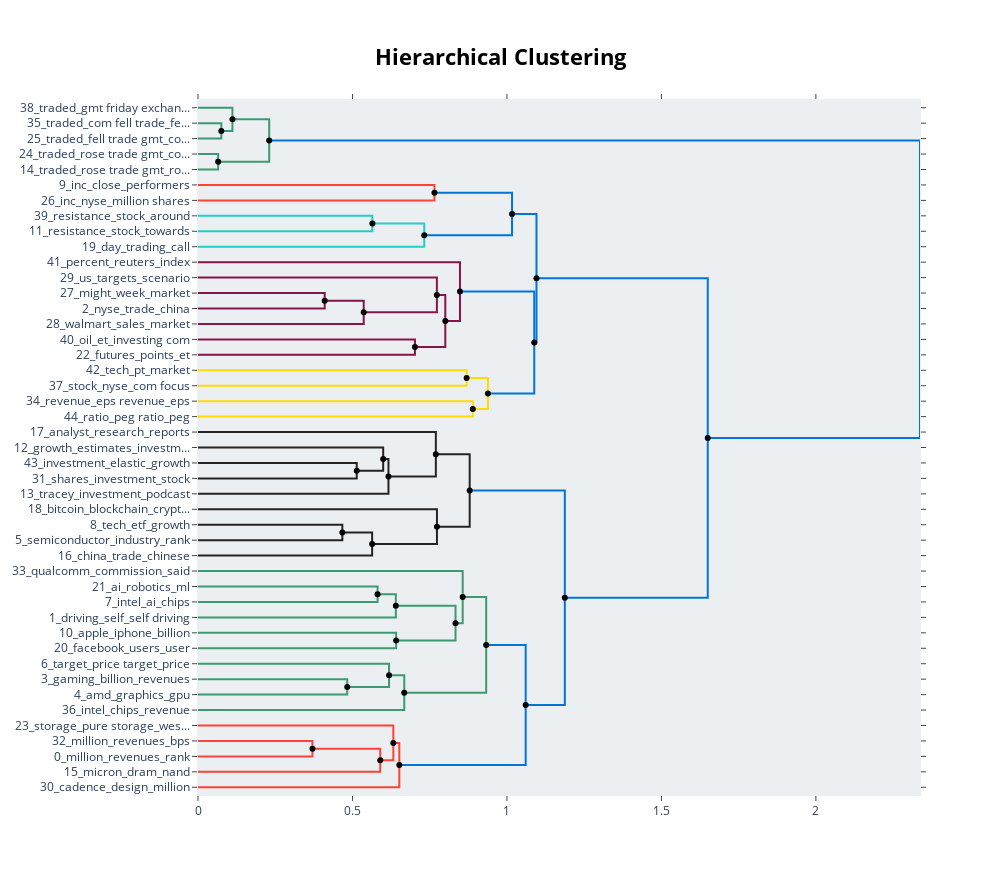

The cell this chart's notebook holds for it:
### Code cell
hierarchical_topics = default_topic_model.hierarchical_topics(df_news['content'])
default_topic_model.visualize_hierarchy(hierarchical_topics=hierarchical_topics)

### Figure 1 — Plotly figure (JSON) as saved in the notebook; plotly's stock layout.template omitted (floating-point values rounded to 4 significant figures)
{"data": [{"hoverinfo": "text", "marker": {"color": "rgb(61,153,112)"}, "mode": "lines", "text": ["traded_com fell trade_fell trade gmt_com fell_investing com fell", "", "", "traded_fell trade gmt_com fell trade_investing com fell_com fell"], "type": "scatter", "x": [0, 0.07549, 0.07549, 0], "xaxis": "x", "y": [-15, -15, -25, -25], "yaxis": "y"}, {"hoverinfo": "text", "marker": {"color": "rgb(61,153,112)"}, "mode": "lines", "text": ["traded_gmt friday exchange_friday exchange volume_friday exchange_trade gmt friday", "", "", "traded_fell trade gmt_com fell trade_investing com fell_com fell"], "type": "scatter", "x": [0, 0.1115, 0.1115, 0.07549], "xaxis": "x", "y": [-5, -5, -20, -20], "yaxis": "y"}, {"hoverinfo": "text", "marker": {"color": "rgb(61,153,112)"}, "mode": "lines", "text": ["traded_rose trade gmt_com rose trade_investing com rose_com rose", "", "", "traded_rose trade gmt_rose trade_com rose trade_investing com rose"], "type": "scatter", "x": [0, 0.06524, 0.06524, 0], "xaxis": "x", "y": [-35, -35, -45, -45], "yaxis": "y"}, {"hoverinfo": "text", "marker": {"color": "rgb(61,153,112)"}, "mode": "lines", "text": ["traded_fell trade gmt_com fell trade_investing com fell_com fell", "", "", "traded_rose trade gmt_rose trade_com rose trade_com rose"], "type": "scatter", "x": [0.1115, 0.2305, 0.2305, 0.06524], "xaxis": "x", "y": [-12.5, -12.5, -40, -40], "yaxis": "y"}, {"hoverinfo": "text", "marker": {"color": "rgb(255,65,54)"}, "mode": "lines", "text": ["inc_close_performers_nyse_rose", "", "", "inc_nyse_million shares_inc nyse_corporation"], "type": "scatter", "x": [0, 0.7653, 0.7653, 0], "xaxis": "x", "y": [-55, -55, -65, -65], "yaxis": "y"}, {"hoverinfo": "text", "marker": {"color": "rgb(35,205,205)"}, "mode": "lines", "text": ["resistance_stock_around_futures_level", "", "", "resistance_stock_towards_around_break"], "type": "scatter", "x": [0, 0.5644, 0.5644, 0], "xaxis": "x", "y": [-75, -75, -85, -85], "yaxis": "y"}, {"hoverinfo": "text", "marker": {"color": "rgb(35,205,205)"}, "mode": "lines", "text": ["resistance_stock_around_towards_higher", "", "", "day_trading_call_support_short"], "type": "scatter", "x": [0.5644, 0.7324, 0.7324, 0], "xaxis": "x", "y": [-80, -80, -95, -95], "yaxis": "y"}, {"hoverinfo": "text", "marker": {"color": "rgb(0,116,217)"}, "mode": "lines", "text": ["inc_nyse_close_performers_rose", "", "", "day_trading_resistance_stock_support"], "type": "scatter", "x": [0.7653, 1.016, 1.016, 0.7324], "xaxis": "x", "y": [-60, -60, -87.5, -87.5], "yaxis": "y"}, {"hoverinfo": "text", "marker": {"color": "rgb(133,20,75)"}, "mode": "lines", "text": ["might_week_market_could_last", "", "", "nyse_trade_china_week_fed"], "type": "scatter", "x": [0, 0.4101, 0.4101, 0], "xaxis": "x", "y": [-125, -125, -135, -135], "yaxis": "y"}, {"hoverinfo": "text", "marker": {"color": "rgb(133,20,75)"}, "mode": "lines", "text": ["nyse_week_trade_fed_market", "", "", "walmart_sales_market_investors_results"], "type": "scatter", "x": [0.4101, 0.5364, 0.5364, 0], "xaxis": "x", "y": [-130, -130, -145, -145], "yaxis": "y"}, {"hoverinfo": "text", "marker": {"color": "rgb(133,20,75)"}, "mode": "lines", "text": ["us_targets_scenario_oil_dollar", "", "", "nyse_week_trade_market_fed"], "type": "scatter", "x": [0, 0.7732, 0.7732, 0.5364], "xaxis": "x", "y": [-115, -115, -137.5, -137.5], "yaxis": "y"}, {"hoverinfo": "text", "marker": {"color": "rgb(133,20,75)"}, "mode": "lines", "text": ["oil_et_investing com_data_futures", "", "", "futures_points_et_trade_et gmt"], "type": "scatter", "x": [0, 0.7022, 0.7022, 0], "xaxis": "x", "y": [-155, -155, -165, -165], "yaxis": "y"}, {"hoverinfo": "text", "marker": {"color": "rgb(133,20,75)"}, "mode": "lines", "text": ["nyse_week_trade_market_fed", "", "", "futures_et_points_et gmt_oil"], "type": "scatter", "x": [0.7732, 0.8004, 0.8004, 0.7022], "xaxis": "x", "y": [-126.2, -126.2, -160, -160], "yaxis": "y"}, {"hoverinfo": "text", "marker": {"color": "rgb(133,20,75)"}, "mode": "lines", "text": ["percent_reuters_index_rose percent_said", "", "", "nyse_trade_week_market_fed"], "type": "scatter", "x": [0, 0.8479, 0.8479, 0.8004], "xaxis": "x", "y": [-105, -105, -143.1, -143.1], "yaxis": "y"}, {"hoverinfo": "text", "marker": {"color": "rgb(255,220,0)"}, "mode": "lines", "text": ["tech_pt_market_bull_amazon amzn", "", "", "stock_nyse_com focus_investing com focus_stock rose"], "type": "scatter", "x": [0, 0.8696, 0.8696, 0], "xaxis": "x", "y": [-175, -175, -185, -185], "yaxis": "y"}, {"hoverinfo": "text", "marker": {"color": "rgb(255,220,0)"}, "mode": "lines", "text": ["revenue_eps revenue_eps_investing com_com", "", "", "ratio_peg ratio_peg_value_rank"], "type": "scatter", "x": [0, 0.8896, 0.8896, 0], "xaxis": "x", "y": [-195, -195, -205, -205], "yaxis": "y"}, {"hoverinfo": "text", "marker": {"color": "rgb(255,220,0)"}, "mode": "lines", "text": ["stock_nyse_investing com_investing com focus_com focus", "", "", "revenue_ratio_eps revenue_eps_peg ratio"], "type": "scatter", "x": [0.8696, 0.9384, 0.9384, 0.8896], "xaxis": "x", "y": [-180, -180, -200, -200], "yaxis": "y"}, {"hoverinfo": "text", "marker": {"color": "rgb(0,116,217)"}, "mode": "lines", "text": ["nyse_week_trade_market_china", "", "", "stock_revenue_ratio_com_eps revenue"], "type": "scatter", "x": [0.8479, 1.088, 1.088, 0.9384], "xaxis": "x", "y": [-124.1, -124.1, -190, -190], "yaxis": "y"}, {"hoverinfo": "text", "marker": {"color": "rgb(0,116,217)"}, "mode": "lines", "text": ["inc_nyse_close_day_performers", "", "", "nyse_trade_week_market_china"], "type": "scatter", "x": [1.016, 1.096, 1.096, 1.088], "xaxis": "x", "y": [-73.75, -73.75, -157.0, -157.0], "yaxis": "y"}, {"hoverinfo": "text", "marker": {"color": "rgb(40,35,35)"}, "mode": "lines", "text": ["investment_elastic_growth_consensus_revenue", "", "", "shares_investment_stock_years_companies"], "type": "scatter", "x": [0, 0.5138, 0.5138, 0], "xaxis": "x", "y": [-235, -235, -245, -245], "yaxis": "y"}, {"hoverinfo": "text", "marker": {"color": "rgb(40,35,35)"}, "mode": "lines", "text": ["growth_estimates_investment_eps_research", "", "", "investment_growth_stock_shares_last"], "type": "scatter", "x": [0, 0.5994, 0.5994, 0.5138], "xaxis": "x", "y": [-225, -225, -240, -240], "yaxis": "y"}, {"hoverinfo": "text", "marker": {"color": "rgb(40,35,35)"}, "mode": "lines", "text": ["growth_investment_estimates_research_stock", "", "", "tracey_investment_podcast_stock_value"], "type": "scatter", "x": [0.5994, 0.6165, 0.6165, 0], "xaxis": "x", "y": [-232.5, -232.5, -255, -255], "yaxis": "y"}, {"hoverinfo": "text", "marker": {"color": "rgb(40,35,35)"}, "mode": "lines", "text": ["analyst_research_reports_growth_analyst believes", "", "", "investment_growth_stock_research_estimates"], "type": "scatter", "x": [0, 0.7699, 0.7699, 0.6165], "xaxis": "x", "y": [-215, -215, -243.8, -243.8], "yaxis": "y"}, {"hoverinfo": "text", "marker": {"color": "rgb(40,35,35)"}, "mode": "lines", "text": ["tech_etf_growth_technology_sector", "", "", "semiconductor_industry_rank_growth_etf"], "type": "scatter", "x": [0, 0.4672, 0.4672, 0], "xaxis": "x", "y": [-275, -275, -285, -285], "yaxis": "y"}, {"hoverinfo": "text", "marker": {"color": "rgb(40,35,35)"}, "mode": "lines", "text": ["semiconductor_etf_growth_industry_rank", "", "", "china_trade_chinese_trump_tariffs"], "type": "scatter", "x": [0.4672, 0.5636, 0.5636, 0], "xaxis": "x", "y": [-280, -280, -295, -295], "yaxis": "y"}, {"hoverinfo": "text", "marker": {"color": "rgb(40,35,35)"}, "mode": "lines", "text": ["bitcoin_blockchain_cryptocurrency_etf_digital", "", "", "semiconductor_china_etf_growth_industry"], "type": "scatter", "x": [0, 0.7734, 0.7734, 0.5636], "xaxis": "x", "y": [-265, -265, -287.5, -287.5], "yaxis": "y"}, {"hoverinfo": "text", "marker": {"color": "rgb(40,35,35)"}, "mode": "lines", "text": ["growth_investment_analyst_research_stock", "", "", "semiconductor_china_etf_bitcoin_technology"], "type": "scatter", "x": [0.7699, 0.8794, 0.8794, 0.7734], "xaxis": "x", "y": [-229.4, -229.4, -276.2, -276.2], "yaxis": "y"}, {"hoverinfo": "text", "marker": {"color": "rgb(61,153,112)"}, "mode": "lines", "text": ["ai_robotics_ml_learning_technology", "", "", "intel_ai_chips_data_cloud"], "type": "scatter", "x": [0, 0.5813, 0.5813, 0], "xaxis": "x", "y": [-315, -315, -325, -325], "yaxis": "y"}, {"hoverinfo": "text", "marker": {"color": "rgb(61,153,112)"}, "mode": "lines", "text": ["ai_intel_data_technology_learning", "", "", "driving_self_self driving_autonomous_vehicles"], "type": "scatter", "x": [0.5813, 0.6403, 0.6403, 0], "xaxis": "x", "y": [-320, -320, -335, -335], "yaxis": "y"}, {"hoverinfo": "text", "marker": {"color": "rgb(61,153,112)"}, "mode": "lines", "text": ["apple_iphone_billion_services_market", "", "", "facebook_users_user_ad_platform"], "type": "scatter", "x": [0, 0.6413, 0.6413, 0], "xaxis": "x", "y": [-345, -345, -355, -355], "yaxis": "y"}, {"hoverinfo": "text", "marker": {"color": "rgb(61,153,112)"}, "mode": "lines", "text": ["driving_self_self driving_autonomous_ai", "", "", "apple_facebook_iphone_users_billion"], "type": "scatter", "x": [0.6403, 0.8336, 0.8336, 0.6413], "xaxis": "x", "y": [-327.5, -327.5, -350, -350], "yaxis": "y"}, {"hoverinfo": "text", "marker": {"color": "rgb(61,153,112)"}, "mode": "lines", "text": ["qualcomm_commission_said_antitrust_eu", "", "", "driving_self_self driving_ai_autonomous"], "type": "scatter", "x": [0, 0.8568, 0.8568, 0.8336], "xaxis": "x", "y": [-305, -305, -338.8, -338.8], "yaxis": "y"}, {"hoverinfo": "text", "marker": {"color": "rgb(61,153,112)"}, "mode": "lines", "text": ["gaming_billion_revenues_million_games", "", "", "amd_graphics_gpu_radeon_market"], "type": "scatter", "x": [0, 0.483, 0.483, 0], "xaxis": "x", "y": [-375, -375, -385, -385], "yaxis": "y"}, {"hoverinfo": "text", "marker": {"color": "rgb(61,153,112)"}, "mode": "lines", "text": ["target_price target_price_shares_gaming", "", "", "amd_gaming_gpu_graphics_billion"], "type": "scatter", "x": [0, 0.6184, 0.6184, 0.483], "xaxis": "x", "y": [-365, -365, -380, -380], "yaxis": "y"}, {"hoverinfo": "text", "marker": {"color": "rgb(61,153,112)"}, "mode": "lines", "text": ["amd_gaming_graphics_gpu_billion", "", "", "intel_chips_revenue_data_demand"], "type": "scatter", "x": [0.6184, 0.6676, 0.6676, 0], "xaxis": "x", "y": [-372.5, -372.5, -395, -395], "yaxis": "y"}, {"hoverinfo": "text", "marker": {"color": "rgb(61,153,112)"}, "mode": "lines", "text": ["driving_self_self driving_ai_autonomous", "", "", "amd_gaming_graphics_billion_gpu"], "type": "scatter", "x": [0.8568, 0.9328, 0.9328, 0.6676], "xaxis": "x", "y": [-321.9, -321.9, -383.8, -383.8], "yaxis": "y"}, {"hoverinfo": "text", "marker": {"color": "rgb(255,65,54)"}, "mode": "lines", "text": ["million_revenues_bps_sequentially_cash", "", "", "million_revenues_rank_consensus_cents"], "type": "scatter", "x": [0, 0.3705, 0.3705, 0], "xaxis": "x", "y": [-415, -415, -425, -425], "yaxis": "y"}, {"hoverinfo": "text", "marker": {"color": "rgb(255,65,54)"}, "mode": "lines", "text": ["million_revenues_rank_consensus_cents", "", "", "micron_dram_nand_fiscal_billion"], "type": "scatter", "x": [0.3705, 0.5898, 0.5898, 0], "xaxis": "x", "y": [-420, -420, -435, -435], "yaxis": "y"}, {"hoverinfo": "text", "marker": {"color": "rgb(255,65,54)"}, "mode": "lines", "text": ["storage_pure storage_western_pure_digital", "", "", "million_revenues_rank_estimate_consensus"], "type": "scatter", "x": [0, 0.6322, 0.6322, 0.5898], "xaxis": "x", "y": [-405, -405, -427.5, -427.5], "yaxis": "y"}, {"hoverinfo": "text", "marker": {"color": "rgb(255,65,54)"}, "mode": "lines", "text": ["million_revenues_estimate_consensus_rank", "", "", "cadence_design_million_ip_verification"], "type": "scatter", "x": [0.6322, 0.6516, 0.6516, 0], "xaxis": "x", "y": [-416.2, -416.2, -445, -445], "yaxis": "y"}, {"hoverinfo": "text", "marker": {"color": "rgb(0,116,217)"}, "mode": "lines", "text": ["amd_driving_billion_gaming_intel", "", "", "million_revenues_consensus_estimate_rank"], "type": "scatter", "x": [0.9328, 1.061, 1.061, 0.6516], "xaxis": "x", "y": [-352.8, -352.8, -430.6, -430.6], "yaxis": "y"}, {"hoverinfo": "text", "marker": {"color": "rgb(0,116,217)"}, "mode": "lines", "text": ["growth_investment_semiconductor_stock_market", "", "", "million_billion_revenues_growth_rank"], "type": "scatter", "x": [0.8794, 1.187, 1.187, 1.061], "xaxis": "x", "y": [-252.8, -252.8, -391.7, -391.7], "yaxis": "y"}, {"hoverinfo": "text", "marker": {"color": "rgb(0,116,217)"}, "mode": "lines", "text": ["nyse_trade_week_inc_index", "", "", "growth_billion_market_million_rank"], "type": "scatter", "x": [1.096, 1.65, 1.65, 1.187], "xaxis": "x", "y": [-115.4, -115.4, -322.3, -322.3], "yaxis": "y"}, {"hoverinfo": "text", "marker": {"color": "rgb(0,116,217)"}, "mode": "lines", "text": ["traded_stock traded highest_session traded_traded since start_traded range day", "", "", "market_growth_stock_nyse_also"], "type": "scatter", "x": [0.2305, 2.337, 2.337, 1.65], "xaxis": "x", "y": [-26.25, -26.25, -218.8, -218.8], "yaxis": "y"}, {"hoverinfo": "text", "hovertext": ["traded_fell trade gmt_com fell trade_investing com fell_com fell", "resistance_stock_around_towards_higher", "inc_nyse_close_performers_rose", "nyse_week_trade_fed_market", "nyse_week_trade_market_fed", "stock_nyse_investing com_investing com focus_com focus", "nyse_week_trade_market_china", "inc_nyse_close_day_performers", "growth_investment_estimates_research_stock", "semiconductor_etf_growth_industry_rank", "growth_investment_analyst_research_stock", "ai_intel_data_technology_learning", "driving_self_self driving_autonomous_ai", "amd_gaming_graphics_gpu_billion", "driving_self_self driving_ai_autonomous", "million_revenues_rank_consensus_cents", "million_revenues_estimate_consensus_rank", "amd_driving_billion_gaming_intel", "growth_investment_semiconductor_stock_market", "nyse_trade_week_inc_index", "traded_stock traded highest_session traded_traded since start_traded range day"], "marker": {"color": "black"}, "mode": "markers", "showlegend": false, "type": "scatter", "x": [0.1115, 0.5644, 0.7653, 0.4101, 0.7732, 0.8696, 0.8479, 1.016, 0.5994, 0.4672, 0.7699, 0.5813, 0.6403, 0.6184, 0.8568, 0.3705, 0.6322, 0.9328, 0.8794, 1.096, 0.2305], "y": [-12.5, -80, -60, -130, -126.2, -180, -124.1, -73.75, -232.5, -280, -229.4, -320, -327.5, -372.5, -321.9, -420, -416.2, -352.8, -252.8, -115.4, -26.25]}, {"hoverinfo": "text", "hovertext": ["traded_fell trade gmt_com fell trade_investing com fell_com fell", "traded_rose trade gmt_rose trade_com rose trade_com rose", "day_trading_resistance_stock_support", "nyse_week_trade_market_fed", "futures_et_points_et gmt_oil", "nyse_trade_week_market_fed", "revenue_ratio_eps revenue_eps_peg ratio", "stock_revenue_ratio_com_eps revenue", "nyse_trade_week_market_china", "investment_growth_stock_shares_last", "investment_growth_stock_research_estimates", "semiconductor_china_etf_growth_industry", "semiconductor_china_etf_bitcoin_technology", "apple_facebook_iphone_users_billion", "driving_self_self driving_ai_autonomous", "amd_gaming_gpu_graphics_billion", "amd_gaming_graphics_billion_gpu", "million_revenues_rank_estimate_consensus", "million_revenues_consensus_estimate_rank", "million_billion_revenues_growth_rank", "growth_billion_market_million_rank", "market_growth_stock_nyse_also"], "marker": {"color": "black"}, "mode": "markers", "showlegend": false, "type": "scatter", "x": [0.07549, 0.06524, 0.7324, 0.5364, 0.7022, 0.8004, 0.8896, 0.9384, 1.088, 0.5138, 0.6165, 0.5636, 0.7734, 0.6413, 0.8336, 0.483, 0.6676, 0.5898, 0.6516, 1.061, 1.187, 1.65], "y": [-20, -40, -87.5, -137.5, -160, -143.1, -200, -190, -157.0, -240, -243.8, -287.5, -276.2, -350, -338.8, -380, -383.8, -427.5, -430.6, -391.7, -322.3, -218.8]}], "layout": {"autosize": false, "height": 875, "hoverlabel": {"bgcolor": "white", "font": {"family": "Rockwell", "size": 16}}, "hovermode": "closest", "plot_bgcolor": "#ECEFF1", "showlegend": false, "title": {"font": {"color": "Black", "size": 22}, "text": "<b>Hierarchical Clustering</b>", "x": 0.5, "xanchor": "center", "yanchor": "top"}, "width": 1000, "xaxis": {"mirror": "allticks", "rangemode": "tozero", "showgrid": false, "showline": true, "showticklabels": true, "ticks": "outside", "type": "linear", "zeroline": false}, "yaxis": {"mirror": "allticks", "range": [-450, 0], "rangemode": "tozero", "showgrid": false, "showline": true, "showticklabels": true, "tickmode": "array", "ticks": "outside", "ticktext": ["38_traded_gmt friday exchan...", "35_traded_com fell trade_fe...", "25_traded_fell trade gmt_co...", "24_traded_rose trade gmt_co...", "14_traded_rose trade gmt_ro...", "9_inc_close_performers", "26_inc_nyse_million shares", "39_resistance_stock_around", "11_resistance_stock_towards", "19_day_trading_call", "41_percent_reuters_index", "29_us_targets_scenario", "27_might_week_market", "2_nyse_trade_china", "28_walmart_sales_market", "40_oil_et_investing com", "22_futures_points_et", "42_tech_pt_market", "37_stock_nyse_com focus", "34_revenue_eps revenue_eps", "44_ratio_peg ratio_peg", "17_analyst_research_reports", "12_growth_estimates_investm...", "43_investment_elastic_growth", "31_shares_investment_stock", "13_tracey_investment_podcast", "18_bitcoin_blockchain_crypt...", "8_tech_etf_growth", "5_semiconductor_industry_rank", "16_china_trade_chinese", "33_qualcomm_commission_said", "21_ai_robotics_ml", "7_intel_ai_chips", "1_driving_self_self driving", "10_apple_iphone_billion", "20_facebook_users_user", "6_target_price target_price", "3_gaming_billion_revenues", "4_amd_graphics_gpu", "36_intel_chips_revenue", "23_storage_pure storage_wes...", "32_million_revenues_bps", "0_million_revenues_rank", "15_micron_dram_nand", "30_cadence_design_million"], "tickvals": [-5, -15, -25, -35, -45, -55, -65, -75, -85, -95, -105, -115, -125, -135, -145, -155, -165, -175, -185, -195, -205, -215, -225, -235, -245, -255, -265, -275, -285, -295, -305, -315, -325, -335, -345, -355, -365, -375, -385, -395, -405, -415, -425, -435, -445], "type": "linear", "zeroline": false}}}
